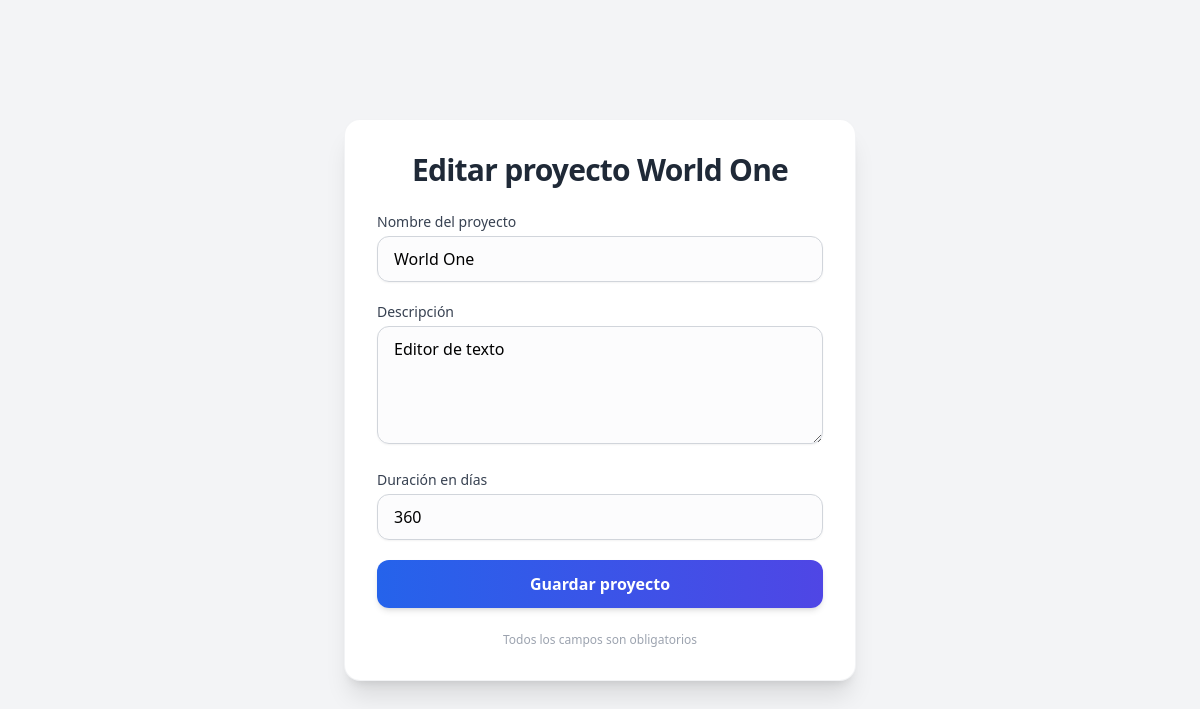
The app's page /proyectos/4/editar/ with its own data.
### gestor/models.py (models this page shows)
class Proyecto(models.Model):
  nombre = models.CharField(max_length=100)
  descripcion = models.TextField()
  duracion = models.IntegerField()

### gestor/views.py (the view, shortened to what this page needs)
# urls.py: path('proyectos/<int:id>/editar/', views.editar_proyecto, name='editar_proyecto'),
def editar_proyecto(request, id):
  proyecto = Proyecto.objects.get(id=id)
  return render(request, 'editar-proyecto.html', {'proyecto': proyecto})

### gestor/templates/editar-proyecto.html (shortened to what this page needs)
<!DOCTYPE html>
<html lang="es">
<head>
  <script src="https://cdn.tailwindcss.com"></script>
</head>
<body class="bg-gray-100 min-h-screen flex items-center justify-center p-4">
  <div class="bg-white rounded-2xl shadow-xl p-8 max-w-lg w-full border border-gray-200/50 transition-all hover:shadow-2xl">
    <h1 class="text-3xl font-bold text-gray-800 mb-6 text-center tracking-tight">
      Editar proyecto {{ proyecto.nombre }}
    </h1>
    <form method="post" class="space-y-5">
      <div>
        <label for="nombre" class="block text-sm font-medium text-gray-700 mb-1">
          Nombre del proyecto
        </label>
        <input
            type="text"
            name="nombre"
            id="nombre"
            required
            value="{{ proyecto.nombre }}"
            class="w-full px-4 py-2.5 border border-gray-300 rounded-xl shadow-sm focus:ring-2 focus:ring-blue-500 focus:border-blue-500 outline-none transition duration-200 bg-gray-50/50 hover:bg-white">
      </div>
      <div>
        <label for="descripcion" class="block text-sm font-medium text-gray-700 mb-1">
          Descripción
        </label>
        <textarea name="descripcion" id="descripcion" rows="4" required
                  class="w-full px-4 py-2.5 border border-gray-300 rounded-xl shadow-sm focus:ring-2 focus:ring-blue-500 focus:border-blue-500 outline-none transition duration-200 bg-gray-50/50 hover:bg-white resize-y">{{ proyecto.descripcion }}</textarea>
      </div>
      <div>
        <label for="duracion" class="block text-sm font-medium text-gray-700 mb-1">
          Duración en días
        </label>
        <input
            type="number"
            name="duracion"
            id="duracion"
            required
            step="1" min="1"
            value="{{ proyecto.duracion }}"
            class="w-full px-4 py-2.5 border border-gray-300 rounded-xl shadow-sm focus:ring-2 focus:ring-blue-500 focus:border-blue-500 outline-none transition duration-200 bg-gray-50/50 hover:bg-white [appearance:textfield] [&::-webkit-outer-spin-button]:appearance-none [&::-webkit-inner-spin-button]:appearance-none">
      </div>
      <button type="submit"
              class="w-full bg-gradient-to-r from-blue-600 to-indigo-600 hover:from-blue-700 hover:to-indigo-700 text-white font-semibold py-3 px-6 rounded-xl shadow-md hover:shadow-lg transition-all duration-300 transform hover:-translate-y-0.5 focus:ring-4 focus:ring-blue-300 focus:outline-none">
        Guardar proyecto
      </button>
    </form>
    <p class="text-xs text-gray-400 text-center mt-6 select-none">
      Todos los campos son obligatorios
    </p>
  </div>
</body>
</html>

### records on screen
Proyecto: nombre "World One", descripcion "Editor de texto", duracion "360"
